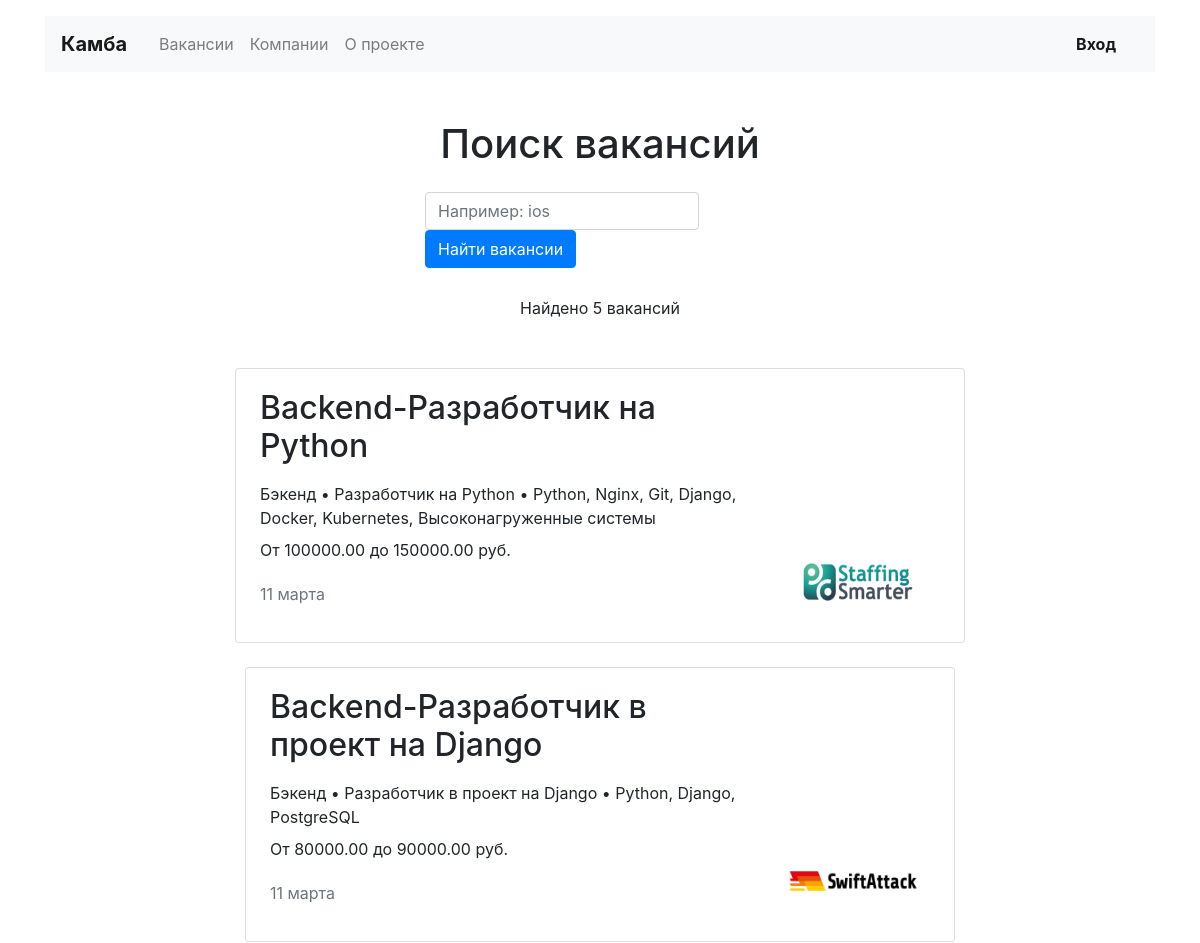
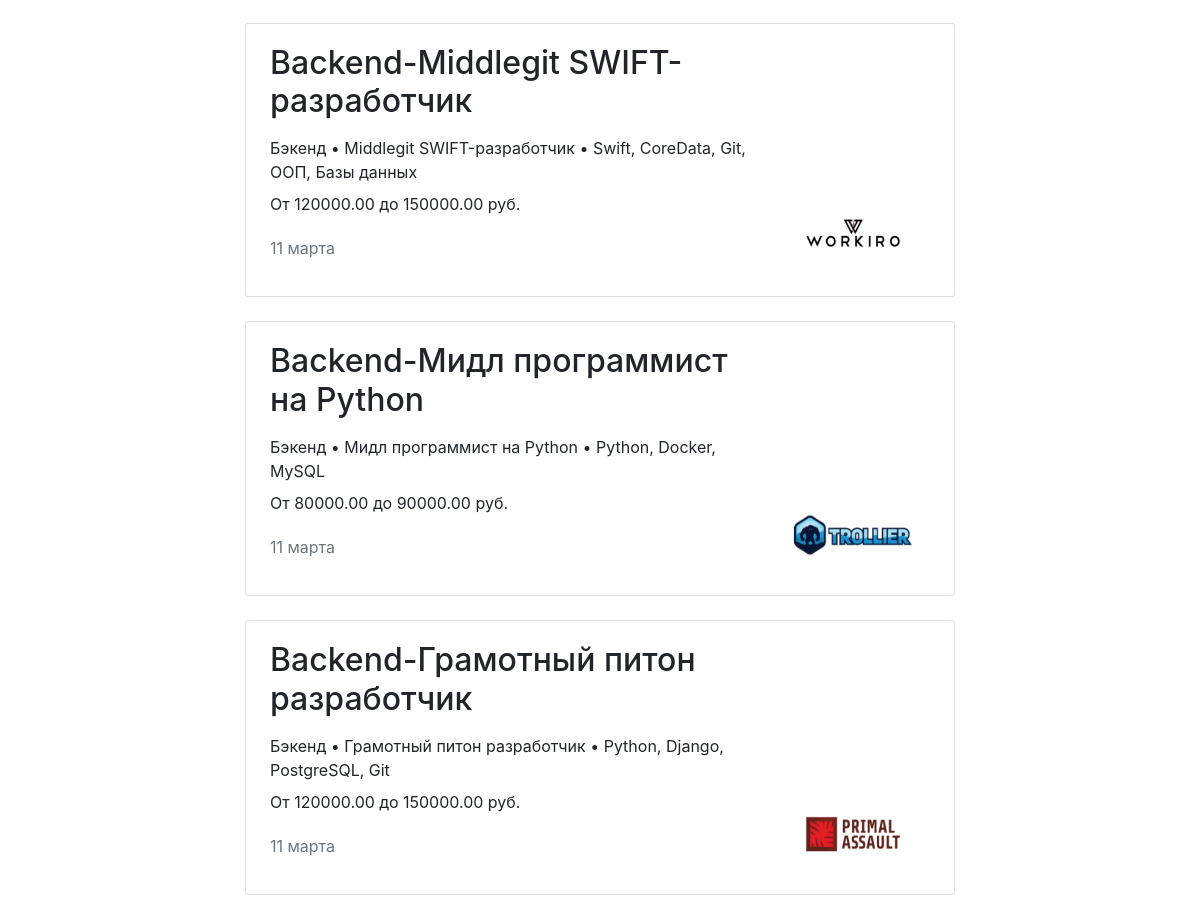
Page /vacancies/ on the committed database (2 pictures, top to bottom).
### vacancies/models.py (models this page shows, shortened)
class Vacancy(models.Model):
    title = models.CharField(max_length=15)
    specialty = models.ForeignKey(Specialty, related_name="vacancies", on_delete=models.CASCADE)
    company = models.ForeignKey(Company, related_name="vacancies", on_delete=models.CASCADE)
    skills = models.CharField(max_length=225)
    description = models.TextField()
    salary_min = models.DecimalField(max_digits=20, decimal_places=2)
    salary_max = models.DecimalField(max_digits=20, decimal_places=2)
    published_at = models.DateField(null=True)
    class Meta:
        verbose_name_plural = 'Vacancies'

class Specialty(models.Model):
    code = models.CharField(max_length=30)
    title = models.CharField(max_length=30)
    picture = models.ImageField(upload_to='images/pics/')
    pass
    class Meta:
        verbose_name_plural = 'Specialties'

class Company(models.Model):
    name = models.CharField(max_length=50)
    location = models.CharField(max_length=30)
    logo = models.ImageField(upload_to='images/logo/')
    description = models.TextField()
    employee_count = models.IntegerField()
    owner = models.OneToOneField(User, null=True, on_delete=models.PROTECT, related_name='company')
    class Meta:
        verbose_name_plural = 'Companies'

### vacancies/views/public.py (the view)
# urls.py: path('vacancies/', public.VacancyView.as_view(), name='vacancies'),
class VacancyView(TemplateView):
    template_name = 'search.html'
    def get_context_data(self, **kwargs):
        context = super(VacancyView, self).get_context_data()
        context['companies'] = Company.objects.all()
        context['vacancies'] = Vacancy.objects.all()
        return context

### vacancies/templates/search.html
{% extends 'base.html' %}
{% block content %}
  <main class="container mt-3">
    <section>
        <h1 class="h1 text-center mt-5 mb-4">Поиск вакансий</h1>
        <div class="row">
            <div class="col-md-7 col-lg-5 col-xl-4 col-sm-8 mx-auto">
               <form action="{% url 'search_results' %}" class="form-inline sm-form mr-auto mb-4">
                   <input class="form-control mr-sm-2" type="text" placeholder="Например: ios"
                               name="s" aria-label="Search">
                <button class="btn btn-primary  my-0" type="submit">Найти вакансии</button>
            </form>
            </div>
        </div>
   {% if vacancies %}
     <p class="text-center pt-1">Найдено {{ vacancies.count }} вакансий</p>
            <div class="row mt-5">{% for vacancy in vacancies %}
                <div class="col-12 col-lg-8 offset-lg-2 m-auto">
                    <div class="card mb-4">
                        <div class="card-body px-4">
                            <div class="row">
                                <div class="col-12 col-md-8 col-lg-9">
                                    <h2 class="h2 pb-2">{{ vacancy.specialty.code|capfirst }}-{{ vacancy.title }}</h2>
                                    <p class="mb-2">{{ vacancy.specialty.title }} • {{ vacancy.title|capfirst }} •
                                        {{ vacancy.skills|join:"" }}</p>
                                    <p>От {{ vacancy.salary_min }} до {{ vacancy.salary_max }} руб.</p>
                                    <p class="text-muted pt-1">{{ vacancy.published_at|date:'d E' }}</p>
                                </div>
                                <div class="col-12 col-md-4 col-lg-3 d-flex align-items-end">
                                    <a href="{% url 'detail_vacancy' vacancy.id %}"><img src="{{ MEDIA_URL }}{{ vacancy.company.logo.url }}" width="130" height="80"
                                                     alt=""></a>
                                </div>
                            </div>
                        </div>
                    </div>
                </div>
            </div>{% endfor %}
            {% else %}
                <h2 class="text-center pt-1">Ничего не найдено</h2>
            {% endif %}
    </section>
  </main>
  {% endblock %}

### rows in the picture
Vacancy: specialty.code "Backend", title "Разработчик на Python", specialty "Бэкенд", skills "Python, Nginx, Git, Django, Docker, Kubernetes, Высоконагруженные системы", salary_min "100000.00", salary_max "150000.00", published_at "11 марта", company.logo (picture)
Vacancy: specialty.code "Backend", title "Разработчик в проект на Django", specialty "Бэкенд", skills "Python, Django, PostgreSQL", salary_min "80000.00", salary_max "90000.00", published_at "11 марта", company.logo (picture)
Vacancy: specialty.code "Backend", title "Middlegit SWIFT-разработчик", specialty "Бэкенд", skills "Swift, CoreData, Git, ООП, Базы данных", salary_min "120000.00", salary_max "150000.00", published_at "11 марта", company.logo (picture)
Vacancy: specialty.code "Backend", title "Мидл программист на Python", specialty "Бэкенд", skills "Python, Docker, MySQL", salary_min "80000.00", salary_max "90000.00", published_at "11 марта", company.logo (picture)
Vacancy: specialty.code "Backend", title "Грамотный питон разработчик", specialty "Бэкенд", skills "Python, Django, PostgreSQL, Git", salary_min "120000.00", salary_max "150000.00", published_at "11 марта", company.logo (picture)

### other values in the picture
{{ vacancies.count }} "5"
